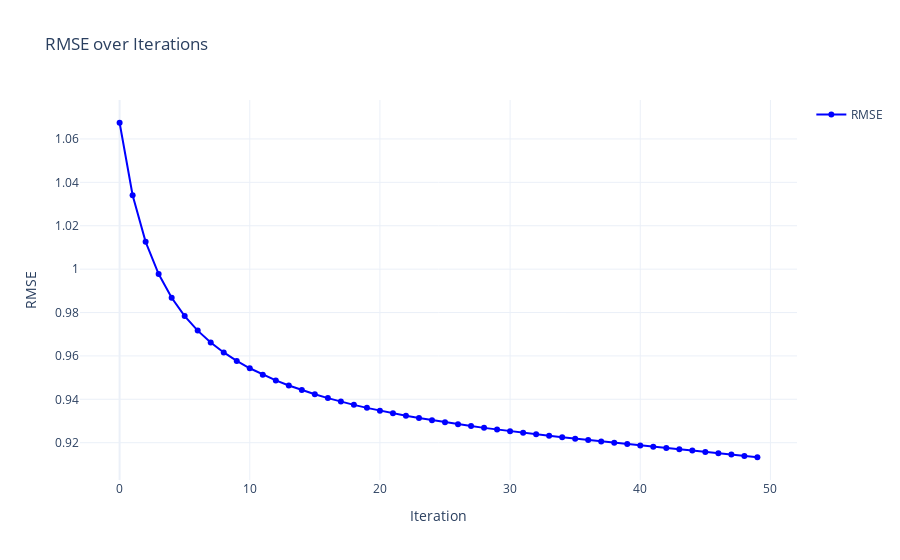

The code cell stored with this chart in its notebook:
### Markdown cell above
### Visualizing RMSE Over Iterations for Matrix Factorization Training Process

### Code cell
import plotly.graph_objects as go

# Extract iteration numbers and RMSE values
iterations = [x[0] for x in training_process]
errors = [x[1] for x in training_process]

# Create the plot
fig = go.Figure()

# Add a line plot
fig.add_trace(go.Scatter(
    x=iterations,
    y=errors,
    mode='lines+markers',
    name='RMSE',
    line=dict(color='blue'),
    marker=dict(symbol='circle')
))

# Update layout
fig.update_layout(
    title='RMSE over Iterations',
    xaxis_title='Iteration',
    yaxis_title='RMSE',
    template='plotly_white',
    showlegend=True
)

# Show the plot
fig.show()

### Figure 1 — Plotly figure (JSON) as saved in the notebook; plotly's stock layout.template omitted (floating-point values rounded to 4 significant figures)
{"data": [{"line": {"color": "blue"}, "marker": {"symbol": "circle"}, "mode": "lines+markers", "name": "RMSE", "type": "scatter", "x": [0, 1, 2, 3, 4, 5, 6, 7, 8, 9, 10, 11, 12, 13, 14, 15, 16, 17, 18, 19, 20, 21, 22, 23, 24, 25, 26, 27, 28, 29, 30, 31, 32, 33, 34, 35, 36, 37, 38, 39, 40, 41, 42, 43, 44, 45, 46, 47, 48, 49], "y": [1.067, 1.034, 1.013, 0.9977, 0.9868, 0.9783, 0.9717, 0.9662, 0.9616, 0.9577, 0.9543, 0.9513, 0.9487, 0.9464, 0.9442, 0.9423, 0.9406, 0.9389, 0.9374, 0.9361, 0.9348, 0.9336, 0.9324, 0.9314, 0.9304, 0.9294, 0.9285, 0.9277, 0.9268, 0.926, 0.9253, 0.9246, 0.9238, 0.9232, 0.9225, 0.9218, 0.9212, 0.9206, 0.92, 0.9193, 0.9187, 0.9181, 0.9175, 0.917, 0.9164, 0.9158, 0.9151, 0.9145, 0.9139, 0.9133]}], "layout": {"autosize": true, "showlegend": true, "title": {"text": "RMSE over Iterations"}, "xaxis": {"autorange": true, "range": [-2.972, 51.97], "title": {"text": "Iteration"}, "type": "linear"}, "yaxis": {"autorange": true, "range": [0.9006, 1.08], "title": {"text": "RMSE"}, "type": "linear"}}}
